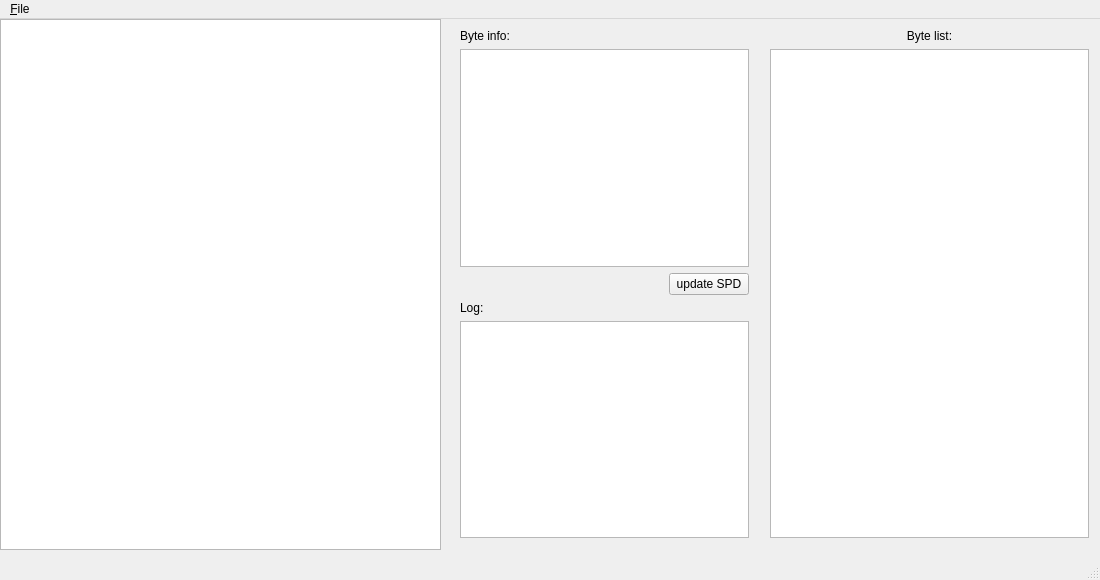
<?xml version="1.0" encoding="UTF-8"?>
<ui version="4.0">
 <class>spdCreator</class>
 <widget class="QMainWindow" name="spdCreator">
  <property name="geometry">
   <rect>
    <x>0</x>
    <y>0</y>
    <width>1100</width>
    <height>580</height>
   </rect>
  </property>
  <property name="sizePolicy">
   <sizepolicy hsizetype="Fixed" vsizetype="Fixed">
    <horstretch>0</horstretch>
    <verstretch>0</verstretch>
   </sizepolicy>
  </property>
  <property name="minimumSize">
   <size>
    <width>1100</width>
    <height>580</height>
   </size>
  </property>
  <property name="maximumSize">
   <size>
    <width>1100</width>
    <height>580</height>
   </size>
  </property>
  <property name="windowTitle">
   <string>spdCreator</string>
  </property>
  <widget class="QWidget" name="centralWidget">
   <widget class="QTableWidget" name="spdViewer">
    <property name="geometry">
     <rect>
      <x>0</x>
      <y>0</y>
      <width>441</width>
      <height>531</height>
     </rect>
    </property>
    <property name="cursor" stdset="0">
     <cursorShape>CrossCursor</cursorShape>
    </property>
   </widget>
   <widget class="QWidget" name="verticalLayoutWidget">
    <property name="geometry">
     <rect>
      <x>449</x>
      <y>-1</y>
      <width>311</width>
      <height>531</height>
     </rect>
    </property>
    <layout class="QVBoxLayout" name="verticalLayout">
     <item>
      <widget class="QLabel" name="label">
       <property name="frameShape">
        <enum>QFrame::NoFrame</enum>
       </property>
       <property name="frameShadow">
        <enum>QFrame::Sunken</enum>
       </property>
       <property name="text">
        <string>Byte info:</string>
       </property>
      </widget>
     </item>
     <item>
      <widget class="QTextBrowser" name="fieldInfo"/>
     </item>
     <item>
      <layout class="QHBoxLayout" name="horizontalLayout">
       <item>
        <spacer name="horizontalSpacer">
         <property name="orientation">
          <enum>Qt::Horizontal</enum>
         </property>
         <property name="sizeHint" stdset="0">
          <size>
           <width>40</width>
           <height>20</height>
          </size>
         </property>
        </spacer>
       </item>
       <item>
        <widget class="QPushButton" name="updateSPD">
         <property name="text">
          <string>update SPD</string>
         </property>
        </widget>
       </item>
      </layout>
     </item>
     <item>
      <widget class="QLabel" name="label_4">
       <property name="frameShape">
        <enum>QFrame::NoFrame</enum>
       </property>
       <property name="frameShadow">
        <enum>QFrame::Sunken</enum>
       </property>
       <property name="text">
        <string>Log:</string>
       </property>
      </widget>
     </item>
     <item>
      <widget class="QTextBrowser" name="textBrowser"/>
     </item>
    </layout>
   </widget>
   <widget class="QWidget" name="verticalLayoutWidget_2">
    <property name="geometry">
     <rect>
      <x>759</x>
      <y>-1</y>
      <width>341</width>
      <height>531</height>
     </rect>
    </property>
    <layout class="QVBoxLayout" name="verticalLayout_2">
     <item>
      <widget class="QLabel" name="label_2">
       <property name="frameShape">
        <enum>QFrame::NoFrame</enum>
       </property>
       <property name="frameShadow">
        <enum>QFrame::Sunken</enum>
       </property>
       <property name="lineWidth">
        <number>1</number>
       </property>
       <property name="text">
        <string>Byte list:</string>
       </property>
       <property name="alignment">
        <set>Qt::AlignCenter</set>
       </property>
      </widget>
     </item>
     <item>
      <widget class="QListWidget" name="listWidget">
       <property name="frameShape">
        <enum>QFrame::StyledPanel</enum>
       </property>
       <property name="midLineWidth">
        <number>1</number>
       </property>
      </widget>
     </item>
    </layout>
   </widget>
  </widget>
  <widget class="QMenuBar" name="menuBar">
   <property name="geometry">
    <rect>
     <x>0</x>
     <y>0</y>
     <width>1100</width>
     <height>30</height>
    </rect>
   </property>
   <widget class="QMenu" name="menuFile">
    <property name="title">
     <string>&amp;File</string>
    </property>
    <addaction name="actionNew"/>
    <addaction name="separator"/>
    <addaction name="actionOpen"/>
    <addaction name="separator"/>
    <addaction name="actionSave"/>
    <addaction name="actionSave_as"/>
    <addaction name="separator"/>
    <addaction name="actionExit"/>
   </widget>
   <addaction name="menuFile"/>
  </widget>
  <widget class="QStatusBar" name="statusBar"/>
  <action name="actionOpen_HEX">
   <property name="text">
    <string>&amp;Open HEX</string>
   </property>
  </action>
  <action name="actionOpen_BIN">
   <property name="text">
    <string>Open &amp;BIN</string>
   </property>
  </action>
  <action name="actionSave_HEX">
   <property name="text">
    <string>&amp;Save HEX</string>
   </property>
  </action>
  <action name="actionSave_BIN">
   <property name="text">
    <string>S&amp;ave BIN</string>
   </property>
  </action>
  <action name="actionOpen">
   <property name="text">
    <string>&amp;Open</string>
   </property>
  </action>
  <action name="actionNew">
   <property name="text">
    <string>&amp;New</string>
   </property>
  </action>
  <action name="actionSave">
   <property name="text">
    <string>&amp;Save</string>
   </property>
  </action>
  <action name="actionExit">
   <property name="text">
    <string>&amp;Exit</string>
   </property>
  </action>
  <action name="actionSave_as">
   <property name="text">
    <string>Save as...</string>
   </property>
  </action>
 </widget>
 <layoutdefault spacing="6" margin="11"/>
 <resources/>
 <connections/>
</ui>
